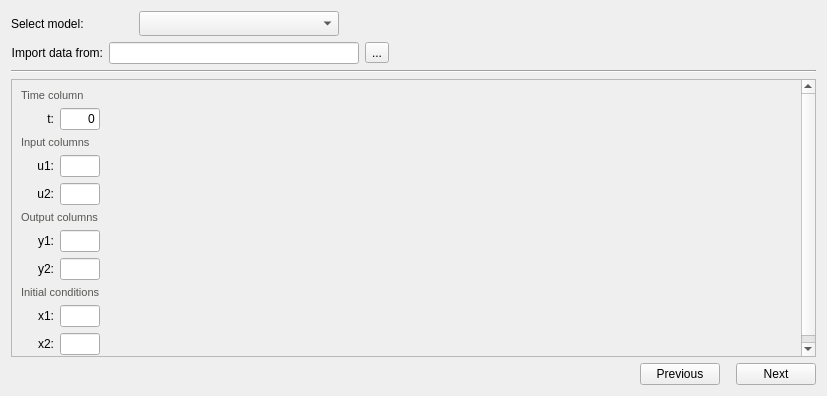
<?xml version="1.0" encoding="UTF-8"?>
<ui version="4.0">
 <class>model_selection</class>
 <widget class="QWidget" name="model_selection">
  <property name="geometry">
   <rect>
    <x>0</x>
    <y>0</y>
    <width>827</width>
    <height>396</height>
   </rect>
  </property>
  <property name="minimumSize">
   <size>
    <width>827</width>
    <height>396</height>
   </size>
  </property>
  <property name="windowTitle">
   <string>Form</string>
  </property>
  <layout class="QGridLayout" name="gridLayout">
   <item row="0" column="0">
    <layout class="QHBoxLayout" name="horizontalLayout_7">
     <item>
      <widget class="QLabel" name="label_5">
       <property name="minimumSize">
        <size>
         <width>122</width>
         <height>25</height>
        </size>
       </property>
       <property name="text">
        <string>Select model:</string>
       </property>
      </widget>
     </item>
     <item>
      <widget class="QComboBox" name="selected_model">
       <property name="minimumSize">
        <size>
         <width>200</width>
         <height>25</height>
        </size>
       </property>
       <item>
        <property name="text">
         <string/>
        </property>
       </item>
       <item>
        <property name="text">
         <string>Spring-Mass</string>
        </property>
       </item>
       <item>
        <property name="text">
         <string>Pendulum</string>
        </property>
       </item>
       <item>
        <property name="text">
         <string>Linearized Z-IM Load</string>
        </property>
       </item>
       <item>
        <property name="text">
         <string>DFIG</string>
        </property>
       </item>
      </widget>
     </item>
     <item>
      <spacer name="horizontalSpacer_5">
       <property name="orientation">
        <enum>Qt::Horizontal</enum>
       </property>
       <property name="sizeHint" stdset="0">
        <size>
         <width>40</width>
         <height>20</height>
        </size>
       </property>
      </spacer>
     </item>
    </layout>
   </item>
   <item row="1" column="0">
    <layout class="QHBoxLayout" name="horizontalLayout">
     <item>
      <widget class="QLabel" name="label">
       <property name="minimumSize">
        <size>
         <width>0</width>
         <height>0</height>
        </size>
       </property>
       <property name="layoutDirection">
        <enum>Qt::LeftToRight</enum>
       </property>
       <property name="text">
        <string>Import data from:</string>
       </property>
       <property name="alignment">
        <set>Qt::AlignRight|Qt::AlignTrailing|Qt::AlignVCenter</set>
       </property>
      </widget>
     </item>
     <item>
      <widget class="QLineEdit" name="path">
       <property name="sizePolicy">
        <sizepolicy hsizetype="Expanding" vsizetype="Fixed">
         <horstretch>0</horstretch>
         <verstretch>0</verstretch>
        </sizepolicy>
       </property>
       <property name="maximumSize">
        <size>
         <width>250</width>
         <height>16777215</height>
        </size>
       </property>
       <property name="readOnly">
        <bool>true</bool>
       </property>
      </widget>
     </item>
     <item>
      <widget class="QToolButton" name="find_path">
       <property name="text">
        <string>...</string>
       </property>
      </widget>
     </item>
     <item>
      <spacer name="horizontalSpacer_3">
       <property name="orientation">
        <enum>Qt::Horizontal</enum>
       </property>
       <property name="sizeHint" stdset="0">
        <size>
         <width>40</width>
         <height>20</height>
        </size>
       </property>
      </spacer>
     </item>
    </layout>
   </item>
   <item row="2" column="0">
    <widget class="Line" name="line">
     <property name="sizePolicy">
      <sizepolicy hsizetype="Expanding" vsizetype="Fixed">
       <horstretch>0</horstretch>
       <verstretch>0</verstretch>
      </sizepolicy>
     </property>
     <property name="orientation">
      <enum>Qt::Horizontal</enum>
     </property>
    </widget>
   </item>
   <item row="4" column="0">
    <layout class="QHBoxLayout" name="horizontalLayout_2">
     <item>
      <spacer name="horizontalSpacer_2">
       <property name="orientation">
        <enum>Qt::Horizontal</enum>
       </property>
       <property name="sizeHint" stdset="0">
        <size>
         <width>40</width>
         <height>20</height>
        </size>
       </property>
      </spacer>
     </item>
     <item>
      <widget class="QPushButton" name="previous">
       <property name="text">
        <string>Previous</string>
       </property>
      </widget>
     </item>
     <item>
      <spacer name="horizontalSpacer">
       <property name="orientation">
        <enum>Qt::Horizontal</enum>
       </property>
       <property name="sizeType">
        <enum>QSizePolicy::Fixed</enum>
       </property>
       <property name="sizeHint" stdset="0">
        <size>
         <width>10</width>
         <height>20</height>
        </size>
       </property>
      </spacer>
     </item>
     <item>
      <widget class="QPushButton" name="next">
       <property name="text">
        <string>Next</string>
       </property>
      </widget>
     </item>
    </layout>
   </item>
   <item row="3" column="0">
    <widget class="QScrollArea" name="scrollArea">
     <property name="widgetResizable">
      <bool>true</bool>
     </property>
     <widget class="QWidget" name="scrollAreaWidgetContents">
      <property name="geometry">
       <rect>
        <x>0</x>
        <y>0</y>
        <width>793</width>
        <height>547</height>
       </rect>
      </property>
      <layout class="QGridLayout" name="gridLayout_2">
       <item row="0" column="0">
        <layout class="QVBoxLayout" name="verticalLayout_4">
         <item>
          <layout class="QVBoxLayout" name="verticalLayout">
           <item>
            <widget class="QLabel" name="label_8">
             <property name="text">
              <string>&lt;html&gt;&lt;head/&gt;&lt;body&gt;&lt;p&gt;&lt;span style=&quot; font-size:8pt; color:#555753;&quot;&gt;Time column&lt;/span&gt;&lt;/p&gt;&lt;/body&gt;&lt;/html&gt;</string>
             </property>
            </widget>
           </item>
           <item>
            <layout class="QHBoxLayout" name="horizontalLayout_5">
             <item>
              <widget class="QLabel" name="label_2">
               <property name="sizePolicy">
                <sizepolicy hsizetype="Fixed" vsizetype="Preferred">
                 <horstretch>0</horstretch>
                 <verstretch>0</verstretch>
                </sizepolicy>
               </property>
               <property name="maximumSize">
                <size>
                 <width>40</width>
                 <height>16777215</height>
                </size>
               </property>
               <property name="text">
                <string>t:</string>
               </property>
               <property name="alignment">
                <set>Qt::AlignRight|Qt::AlignTrailing|Qt::AlignVCenter</set>
               </property>
              </widget>
             </item>
             <item>
              <widget class="QLineEdit" name="time_col">
               <property name="sizePolicy">
                <sizepolicy hsizetype="Fixed" vsizetype="Fixed">
                 <horstretch>0</horstretch>
                 <verstretch>0</verstretch>
                </sizepolicy>
               </property>
               <property name="maximumSize">
                <size>
                 <width>40</width>
                 <height>16777215</height>
                </size>
               </property>
               <property name="text">
                <string>0</string>
               </property>
               <property name="alignment">
                <set>Qt::AlignRight|Qt::AlignTrailing|Qt::AlignVCenter</set>
               </property>
               <property name="readOnly">
                <bool>true</bool>
               </property>
              </widget>
             </item>
            </layout>
           </item>
          </layout>
         </item>
         <item>
          <layout class="QVBoxLayout" name="verticalLayout_3">
           <item>
            <widget class="QLabel" name="label_9">
             <property name="text">
              <string>&lt;html&gt;&lt;head/&gt;&lt;body&gt;&lt;p&gt;&lt;span style=&quot; font-size:8pt; color:#555753;&quot;&gt;Input columns&lt;/span&gt;&lt;/p&gt;&lt;/body&gt;&lt;/html&gt;</string>
             </property>
            </widget>
           </item>
           <item>
            <layout class="QVBoxLayout" name="verticalLayout_2">
             <item>
              <layout class="QHBoxLayout" name="horizontalLayout_4">
               <item>
                <widget class="QLabel" name="label_3">
                 <property name="sizePolicy">
                  <sizepolicy hsizetype="Fixed" vsizetype="Preferred">
                   <horstretch>0</horstretch>
                   <verstretch>0</verstretch>
                  </sizepolicy>
                 </property>
                 <property name="maximumSize">
                  <size>
                   <width>40</width>
                   <height>16777215</height>
                  </size>
                 </property>
                 <property name="text">
                  <string>u1:</string>
                 </property>
                 <property name="alignment">
                  <set>Qt::AlignRight|Qt::AlignTrailing|Qt::AlignVCenter</set>
                 </property>
                </widget>
               </item>
               <item>
                <widget class="QLineEdit" name="input_col">
                 <property name="sizePolicy">
                  <sizepolicy hsizetype="Fixed" vsizetype="Fixed">
                   <horstretch>0</horstretch>
                   <verstretch>0</verstretch>
                  </sizepolicy>
                 </property>
                 <property name="maximumSize">
                  <size>
                   <width>40</width>
                   <height>16777215</height>
                  </size>
                 </property>
                 <property name="alignment">
                  <set>Qt::AlignRight|Qt::AlignTrailing|Qt::AlignVCenter</set>
                 </property>
                </widget>
               </item>
              </layout>
             </item>
             <item>
              <layout class="QHBoxLayout" name="horizontalLayout_3">
               <item>
                <widget class="QLabel" name="label_4">
                 <property name="sizePolicy">
                  <sizepolicy hsizetype="Fixed" vsizetype="Preferred">
                   <horstretch>0</horstretch>
                   <verstretch>0</verstretch>
                  </sizepolicy>
                 </property>
                 <property name="maximumSize">
                  <size>
                   <width>40</width>
                   <height>16777215</height>
                  </size>
                 </property>
                 <property name="text">
                  <string>u2:</string>
                 </property>
                 <property name="alignment">
                  <set>Qt::AlignRight|Qt::AlignTrailing|Qt::AlignVCenter</set>
                 </property>
                </widget>
               </item>
               <item>
                <widget class="QLineEdit" name="output_col">
                 <property name="sizePolicy">
                  <sizepolicy hsizetype="Fixed" vsizetype="Fixed">
                   <horstretch>0</horstretch>
                   <verstretch>0</verstretch>
                  </sizepolicy>
                 </property>
                 <property name="maximumSize">
                  <size>
                   <width>40</width>
                   <height>16777215</height>
                  </size>
                 </property>
                 <property name="alignment">
                  <set>Qt::AlignRight|Qt::AlignTrailing|Qt::AlignVCenter</set>
                 </property>
                </widget>
               </item>
              </layout>
             </item>
            </layout>
           </item>
          </layout>
         </item>
         <item>
          <layout class="QVBoxLayout" name="verticalLayout_5">
           <item>
            <widget class="QLabel" name="label_10">
             <property name="text">
              <string>&lt;html&gt;&lt;head/&gt;&lt;body&gt;&lt;p&gt;&lt;span style=&quot; font-size:8pt; color:#555753;&quot;&gt;Output columns&lt;/span&gt;&lt;/p&gt;&lt;/body&gt;&lt;/html&gt;</string>
             </property>
            </widget>
           </item>
           <item>
            <layout class="QVBoxLayout" name="verticalLayout_6">
             <item>
              <layout class="QHBoxLayout" name="horizontalLayout_6">
               <item>
                <widget class="QLabel" name="label_7">
                 <property name="sizePolicy">
                  <sizepolicy hsizetype="Fixed" vsizetype="Preferred">
                   <horstretch>0</horstretch>
                   <verstretch>0</verstretch>
                  </sizepolicy>
                 </property>
                 <property name="maximumSize">
                  <size>
                   <width>40</width>
                   <height>16777215</height>
                  </size>
                 </property>
                 <property name="text">
                  <string>y1:</string>
                 </property>
                 <property name="alignment">
                  <set>Qt::AlignRight|Qt::AlignTrailing|Qt::AlignVCenter</set>
                 </property>
                </widget>
               </item>
               <item>
                <widget class="QLineEdit" name="input_col_2">
                 <property name="sizePolicy">
                  <sizepolicy hsizetype="Fixed" vsizetype="Fixed">
                   <horstretch>0</horstretch>
                   <verstretch>0</verstretch>
                  </sizepolicy>
                 </property>
                 <property name="maximumSize">
                  <size>
                   <width>40</width>
                   <height>16777215</height>
                  </size>
                 </property>
                 <property name="alignment">
                  <set>Qt::AlignRight|Qt::AlignTrailing|Qt::AlignVCenter</set>
                 </property>
                </widget>
               </item>
              </layout>
             </item>
             <item>
              <layout class="QHBoxLayout" name="horizontalLayout_8">
               <item>
                <widget class="QLabel" name="label_11">
                 <property name="sizePolicy">
                  <sizepolicy hsizetype="Fixed" vsizetype="Preferred">
                   <horstretch>0</horstretch>
                   <verstretch>0</verstretch>
                  </sizepolicy>
                 </property>
                 <property name="maximumSize">
                  <size>
                   <width>40</width>
                   <height>16777215</height>
                  </size>
                 </property>
                 <property name="text">
                  <string>y2:</string>
                 </property>
                 <property name="alignment">
                  <set>Qt::AlignRight|Qt::AlignTrailing|Qt::AlignVCenter</set>
                 </property>
                </widget>
               </item>
               <item>
                <widget class="QLineEdit" name="output_col_2">
                 <property name="sizePolicy">
                  <sizepolicy hsizetype="Fixed" vsizetype="Fixed">
                   <horstretch>0</horstretch>
                   <verstretch>0</verstretch>
                  </sizepolicy>
                 </property>
                 <property name="maximumSize">
                  <size>
                   <width>40</width>
                   <height>16777215</height>
                  </size>
                 </property>
                 <property name="alignment">
                  <set>Qt::AlignRight|Qt::AlignTrailing|Qt::AlignVCenter</set>
                 </property>
                </widget>
               </item>
              </layout>
             </item>
            </layout>
           </item>
          </layout>
         </item>
         <item>
          <layout class="QVBoxLayout" name="verticalLayout_7">
           <item>
            <widget class="QLabel" name="label_12">
             <property name="text">
              <string>&lt;html&gt;&lt;head/&gt;&lt;body&gt;&lt;p&gt;&lt;span style=&quot; font-size:8pt; color:#555753;&quot;&gt;Initial conditions&lt;/span&gt;&lt;/p&gt;&lt;/body&gt;&lt;/html&gt;</string>
             </property>
            </widget>
           </item>
           <item>
            <layout class="QVBoxLayout" name="verticalLayout_8">
             <item>
              <layout class="QHBoxLayout" name="horizontalLayout_9">
               <item>
                <widget class="QLabel" name="label_13">
                 <property name="sizePolicy">
                  <sizepolicy hsizetype="Fixed" vsizetype="Preferred">
                   <horstretch>0</horstretch>
                   <verstretch>0</verstretch>
                  </sizepolicy>
                 </property>
                 <property name="maximumSize">
                  <size>
                   <width>40</width>
                   <height>16777215</height>
                  </size>
                 </property>
                 <property name="text">
                  <string>x1:</string>
                 </property>
                 <property name="alignment">
                  <set>Qt::AlignRight|Qt::AlignTrailing|Qt::AlignVCenter</set>
                 </property>
                </widget>
               </item>
               <item>
                <widget class="QLineEdit" name="input_col_3">
                 <property name="sizePolicy">
                  <sizepolicy hsizetype="Fixed" vsizetype="Fixed">
                   <horstretch>0</horstretch>
                   <verstretch>0</verstretch>
                  </sizepolicy>
                 </property>
                 <property name="maximumSize">
                  <size>
                   <width>40</width>
                   <height>16777215</height>
                  </size>
                 </property>
                 <property name="alignment">
                  <set>Qt::AlignRight|Qt::AlignTrailing|Qt::AlignVCenter</set>
                 </property>
                </widget>
               </item>
              </layout>
             </item>
             <item>
              <layout class="QHBoxLayout" name="horizontalLayout_10">
               <item>
                <widget class="QLabel" name="label_14">
                 <property name="sizePolicy">
                  <sizepolicy hsizetype="Fixed" vsizetype="Preferred">
                   <horstretch>0</horstretch>
                   <verstretch>0</verstretch>
                  </sizepolicy>
                 </property>
                 <property name="maximumSize">
                  <size>
                   <width>40</width>
                   <height>16777215</height>
                  </size>
                 </property>
                 <property name="text">
                  <string>x2:</string>
                 </property>
                 <property name="alignment">
                  <set>Qt::AlignRight|Qt::AlignTrailing|Qt::AlignVCenter</set>
                 </property>
                </widget>
               </item>
               <item>
                <widget class="QLineEdit" name="output_col_3">
                 <property name="sizePolicy">
                  <sizepolicy hsizetype="Fixed" vsizetype="Fixed">
                   <horstretch>0</horstretch>
                   <verstretch>0</verstretch>
                  </sizepolicy>
                 </property>
                 <property name="maximumSize">
                  <size>
                   <width>40</width>
                   <height>16777215</height>
                  </size>
                 </property>
                 <property name="alignment">
                  <set>Qt::AlignRight|Qt::AlignTrailing|Qt::AlignVCenter</set>
                 </property>
                </widget>
               </item>
              </layout>
             </item>
            </layout>
           </item>
          </layout>
         </item>
         <item>
          <spacer name="verticalSpacer">
           <property name="orientation">
            <enum>Qt::Vertical</enum>
           </property>
           <property name="sizeHint" stdset="0">
            <size>
             <width>20</width>
             <height>40</height>
            </size>
           </property>
          </spacer>
         </item>
        </layout>
       </item>
       <item row="0" column="1">
        <spacer name="horizontalSpacer_4">
         <property name="orientation">
          <enum>Qt::Horizontal</enum>
         </property>
         <property name="sizeType">
          <enum>QSizePolicy::Fixed</enum>
         </property>
         <property name="sizeHint" stdset="0">
          <size>
           <width>80</width>
           <height>20</height>
          </size>
         </property>
        </spacer>
       </item>
       <item row="0" column="2">
        <widget class="QLabel" name="label_6">
         <property name="sizePolicy">
          <sizepolicy hsizetype="Expanding" vsizetype="Expanding">
           <horstretch>0</horstretch>
           <verstretch>0</verstretch>
          </sizepolicy>
         </property>
         <property name="minimumSize">
          <size>
           <width>500</width>
           <height>0</height>
          </size>
         </property>
         <property name="text">
          <string/>
         </property>
         <property name="alignment">
          <set>Qt::AlignLeading|Qt::AlignLeft|Qt::AlignTop</set>
         </property>
         <property name="wordWrap">
          <bool>true</bool>
         </property>
         <property name="openExternalLinks">
          <bool>true</bool>
         </property>
        </widget>
       </item>
      </layout>
     </widget>
    </widget>
   </item>
  </layout>
 </widget>
 <resources/>
 <connections/>
</ui>
